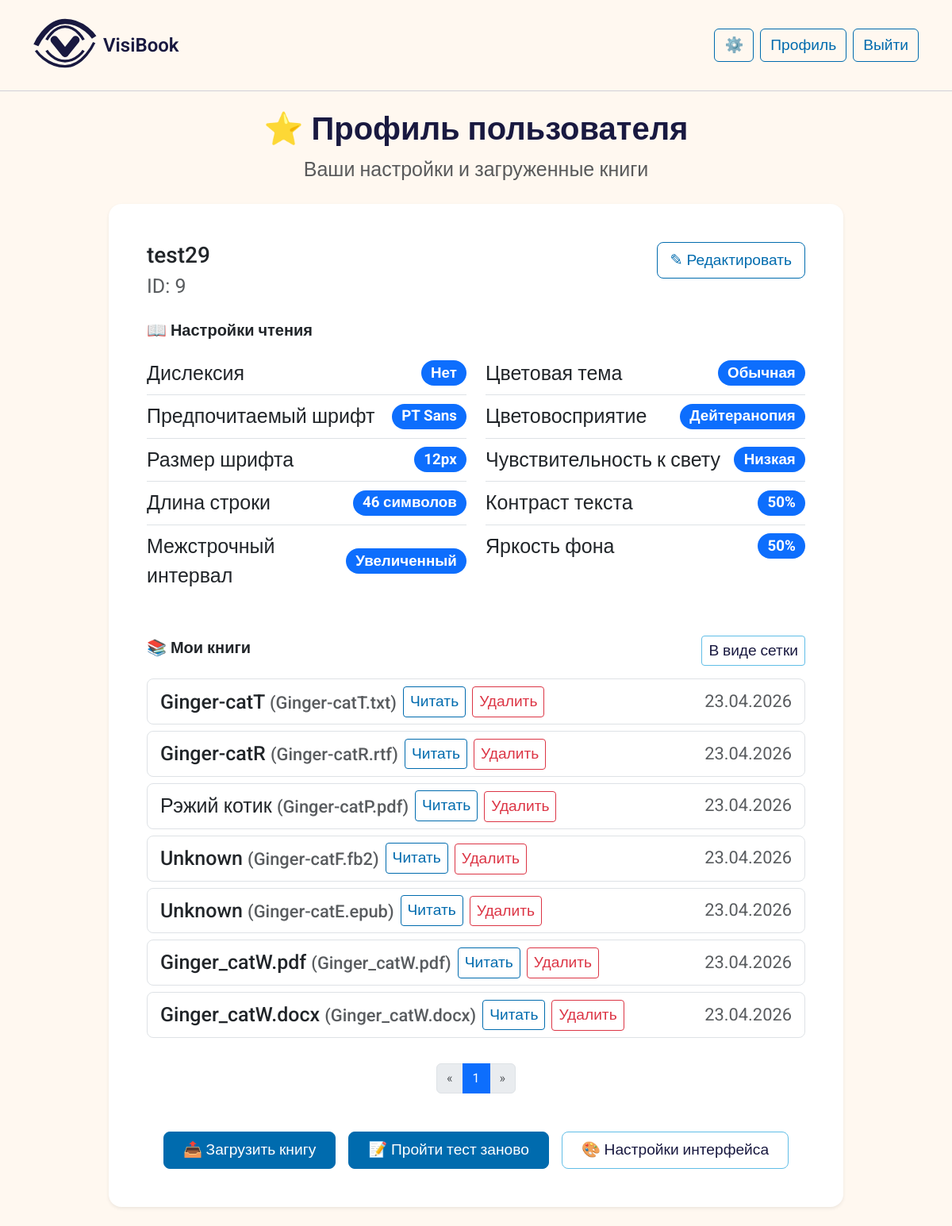
The page /profile/9 (signed in) on the database as committed earlier.
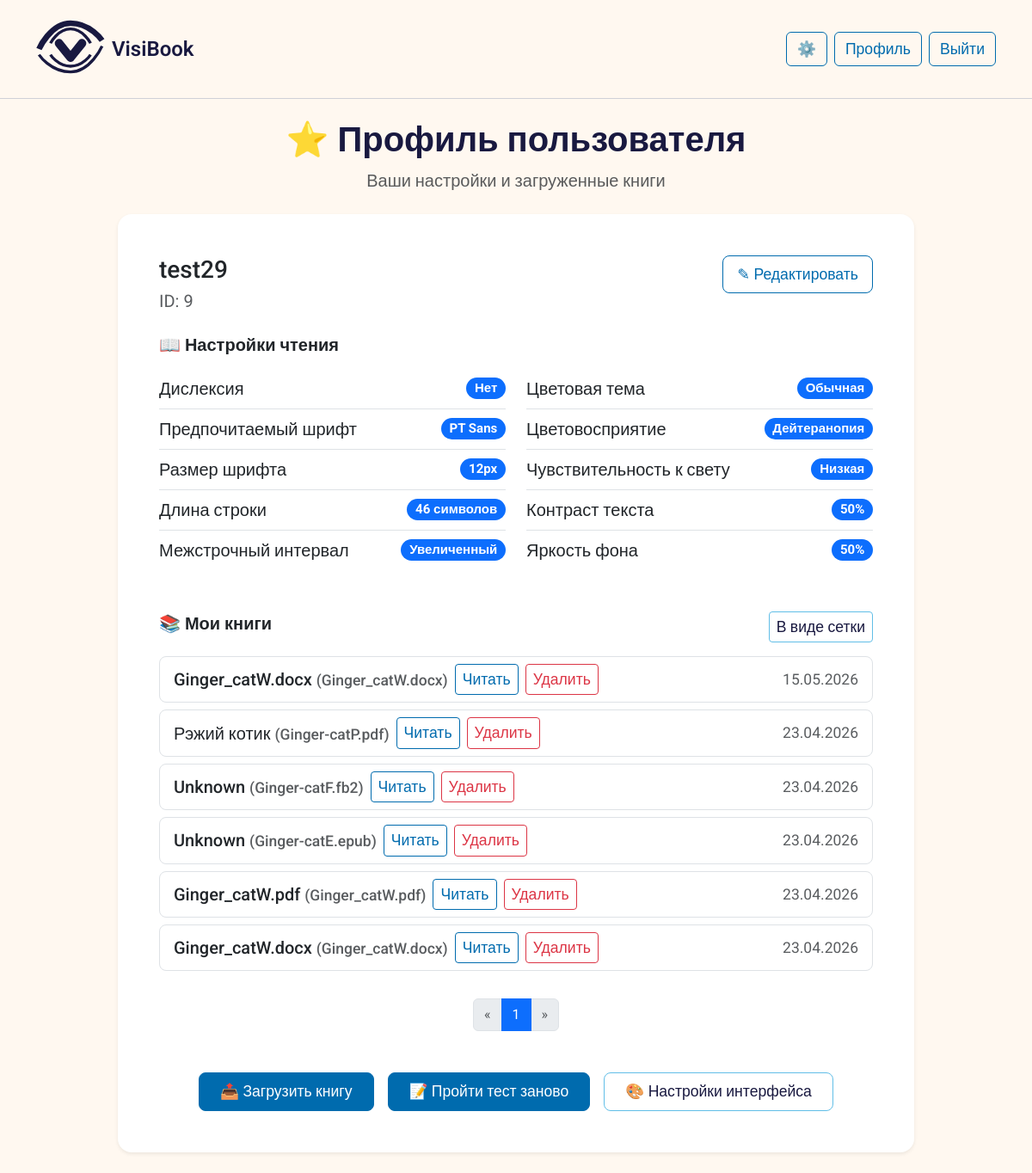
The same page on the database as committed later.
### app.py (models this page shows, shortened)
class User(db.Model):
    id = db.Column(db.Integer, primary_key=True)
    username = db.Column(db.String(80), unique=True, nullable=False, default='user1')
    password_hash = db.Column(db.String(200))
    contrast = db.Column(db.String(20))       # 'high', 'medium', 'low'
    color_vision = db.Column(db.String(20))   # 'normal', 'deutan', 'protan', 'tritan'
    font_pref = db.Column(db.String(20))      # 'small', 'medium', 'large'
    font_size_px = db.Column(db.Integer, default=16)
    theme_pref = db.Column(db.String(20))     # 'light', 'dark', 'sepia', 'high_contrast'
    line_height = db.Column(db.String(20), default='normal')      # 'normal' или 'large'
    color_blindness_type = db.Column(db.String(20), default='none')   # 'none', 'protanopia', 'deuteranopia', 'tritanopia'
    has_dyslexia = db.Column(db.Boolean, default=False)
    light_sensitivity_level = db.Column(db.String(20), default='low')   # 'low', 'medium', 'high'
    preferred_font = db.Column(db.String(50), default='Roboto')
    contrast_sensitivity = db.Column(db.Integer, default=50)
    brightness_preference = db.Column(db.Integer, default=50)
    preferred_line_width_ch = db.Column(db.Integer, default=66)
    ui_theme = db.Column(db.String(20), default='light')      # 'light', 'dark', 'mono'
    ui_font_size = db.Column(db.String(20), default='medium') # 'small', 'medium', 'large'
    created_at = db.Column(db.DateTime, default=datetime.utcnow)

class Book(db.Model):
    id = db.Column(db.Integer, primary_key=True)
    user_id = db.Column(db.Integer, db.ForeignKey('user.id'), nullable=False)
    filename = db.Column(db.String(200), nullable=False)
    file_path = db.Column(db.String(300), nullable=False)
    extracted_html_path = db.Column(db.String(300))  # путь к сгенерированному HTML
    title = db.Column(db.String(200))  # будет извлечено из метаданных
    uploaded_at = db.Column(db.DateTime, default=datetime.utcnow)
    last_position = db.Column(db.Integer, default=0)
    cover_path = db.Column(db.String(300), nullable=True)  # путь к обложке
    user = db.relationship('User', backref=db.backref('books', lazy=True))

### app.py (the view)
@app.route('/profile/<int:user_id>')
def profile(user_id):
    if 'user_id' not in session:
        return redirect(url_for('login'))
    if session['user_id'] != user_id:
        return "Доступ запрещён", 403
    user = User.query.get_or_404(user_id)
    page = request.args.get('page', 1, type=int)
    per_page = 10
    books_pagination = Book.query.filter_by(user_id=user.id).order_by(Book.uploaded_at.desc()).paginate(page=page, per_page=per_page, error_out=False)
    return render_template('profile.html', user=user, books=books_pagination)

### templates/profile.html (shortened to what this page needs)
{% extends "base.html" %}
{% block content %}
<div class="row justify-content-center">
    <div class="col-lg-10">
        <div class="text-center mb-4">
            <h1 class="fw-semibold">⭐ Профиль пользователя</h1>
            <p class="text-muted">Ваши настройки и загруженные книги</p>
        </div>
        <div class="card border-0 shadow-sm rounded-4 mb-4">
            <div class="card-body p-4 p-md-5">
                <div class="d-flex flex-wrap justify-content-between align-items-start mb-3">
                    <div>
                        <h5 class="card-title mb-1 fs-3">{{ user.username }}</h5>
                        <p class="text-muted mb-0">ID: {{ user.id }}</p>
                    </div>
                    <div class="mt-2 mt-sm-0">
                        <a href="{{ url_for('edit_profile') }}" class="btn btn-outline-primary btn-lg">✎ Редактировать</a>
                    </div>
                </div>
                <h6 class="mt-4 mb-3 fs-5 fw-semibold">📖 Настройки чтения</h6>
                <div class="row g-4">
                    <div class="col-md-6">
                        <ul class="list-group list-group-flush bg-transparent">
                            <li class="list-group-item d-flex justify-content-between align-items-center px-0">
                                Дислексия
                                <span class="badge bg-primary rounded-pill">{{ 'Да' if user.has_dyslexia else 'Нет' }}</span>
                            </li>
                            <li class="list-group-item d-flex justify-content-between align-items-center px-0">
                                Предпочитаемый шрифт
                                <span class="badge bg-primary rounded-pill">{{ user.preferred_font or 'Roboto' }}</span>
                            </li>
                            <li class="list-group-item d-flex justify-content-between align-items-center px-0">
                                Размер шрифта
                                <span class="badge bg-primary rounded-pill">
                                    {{ user.font_size_px or 16 }}px
                                </span>
                            </li>
                            <li class="list-group-item d-flex justify-content-between align-items-center px-0">
                                Длина строки
                                <span class="badge bg-primary rounded-pill">{{ user.preferred_line_width_ch or 66 }} символов</span>
                            </li>
                            <li class="list-group-item d-flex justify-content-between align-items-center px-0">
                                Межстрочный интервал
                                <span class="badge bg-primary rounded-pill">
                                    {% if user.line_height == 'large' %}Увеличенный
                                    {% else %}Обычный{% endif %}
                                </span>
                            </li>
                        </ul>
                    </div>
                    <div class="col-md-6">
                        <ul class="list-group list-group-flush bg-transparent">
                            <li class="list-group-item d-flex justify-content-between align-items-center px-0">
                                Цветовая тема
                                <span class="badge bg-primary rounded-pill">
                                    {% if user.theme_pref == 'normal' %}Обычная
                                    {% elif user.theme_pref == 'high' %}Высокий контраст
                                    {% elif user.theme_pref == 'dark' %}Тёмная
                                    {% elif user.theme_pref == 'sepia' %}Сепия
                                    {% else %}Не указана{% endif %}
                                </span>
                            </li>
                            <li class="list-group-item d-flex justify-content-between align-items-center px-0">
                                Цветовосприятие
                                <span class="badge bg-primary rounded-pill">
                                    {% if user.color_vision == 'normal' %}Нормальное
                                    {% elif user.color_vision == 'deutan' %}Дейтеранопия
                                    {% elif user.color_vision == 'protan' %}Протанопия
                                    {% elif user.color_vision == 'tritan' %}Тританопия
                                    {% else %}Не указано{% endif %}
                                </span>
                            </li>
                            <li class="list-group-item d-flex justify-content-between align-items-center px-0">
                                Чувствительность к свету
                                <span class="badge bg-primary rounded-pill">
                                    {% if user.light_sensitivity_level == 'low' %}Низкая
                                    {% elif user.light_sensitivity_level == 'medium' %}Средняя
                                    {% elif user.light_sensitivity_level == 'high' %}Высокая
                                    {% else %}Не указана{% endif %}
                                </span>
                            </li>
                            <li class="list-group-item d-flex justify-content-between align-items-center px-0">
                                Контраст текста
                                <span class="badge bg-primary rounded-pill">{{ user.contrast_sensitivity or 50 }}%</span>
                            </li>
                            <li class="list-group-item d-flex justify-content-between align-items-center px-0">
                                Яркость фона
                                <span class="badge bg-primary rounded-pill">{{ user.brightness_preference or 50 }}%</span>
                            </li>
                        </ul>
                    </div>
                </div>
                <div class="d-flex justify-content-between align-items-center mt-5 mb-3">
                    <h6 class="fs-5 fw-semibold">📚 Мои книги</h6>
                    <a href="{{ url_for('toggle_books_view') }}" class="btn btn-sm btn-outline-secondary">
                        {% if session.books_view == 'grid' %}В виде списка{% else %}В виде сетки{% endif %}
                    </a>
                </div>
                {% if books.items %}
                    {% if session.books_view == 'grid' %}
                        <div class="books-grid">
                            {% for book in books.items %}
                            <div class="book-card">
                                {% if book.cover_path %}
                                    <img src="{{ url_for('book_cover', book_id=book.id) }}" class="book-cover" alt="Обложка">
                                {% else %}
                                    <div class="book-cover bg-light d-flex align-items-center justify-content-center">
                                        <i class="bi bi-book fs-1 text-secondary"></i>
                                    </div>
                                {% endif %}
                                <div class="book-title" title="{{ book.title }} (файл: {{ book.filename }})">
                                    {{ book.title[:20] }}{% if book.title|length > 20 %}...{% endif %}
                                    <span class="text-muted small">({{ book.filename[:15] }}{% if book.filename|length > 15 %}...{% endif %})</span>
                                </div>
                                <div class="book-actions">
                                    {% if book.extracted_html_path %}
                                        <a href="/read/{{ book.id }}" class="btn btn-sm btn-outline-primary">Читать</a>
                                    {% else %}
                                        <span class="badge bg-warning text-dark">HTML не готов</span>
                                    {% endif %}
                                    <form action="{{ url_for('delete_book', book_id=book.id) }}" method="POST" class="d-inline" onsubmit="return confirm('Удалить книгу? Это действие нельзя отменить.');">
                                        <button type="submit" class="btn btn-sm btn-outline-danger">Удалить</button>
                                    </form>
                                </div>
                                <div class="text-muted small text-center pb-2">{{ book.uploaded_at.strftime('%d.%m.%Y') }}</div>
                            </div>
                            {% endfor %}
                        </div>
                    {% else %}
                        <div class="list-group">
                            {% for book in books.items %}
                            <div class="list-group-item d-flex flex-wrap justify-content-between align-items-center rounded-3 mb-2 border">
                                <div class="d-flex flex-wrap align-items-center gap-2">
                                    <span class="fw-medium" title="{{ book.filename }}">{{ book.title[:40] }} <span class="text-muted small">({{ book.filename[:30] }})</span></span>
                                    {% if book.extracted_html_path %}
                                        <a href="/read/{{ book.id }}" class="btn btn-sm btn-outline-primary">Читать</a>
                                    {% else %}
                                        <span class="badge bg-warning text-dark">HTML не готов</span>
                                    {% endif %}
                                    <form action="{{ url_for('delete_book', book_id=book.id) }}" method="POST" class="d-inline" onsubmit="return confirm('Удалить книгу? Это действие нельзя отменить.');">
                                        <button type="submit" class="btn btn-sm btn-outline-danger">Удалить</button>
                                    </form>
                                </div>
                                <span class="text-muted small">{{ book.uploaded_at.strftime('%d.%m.%Y') }}</span>
                            </div>
                            {% endfor %}
                        </div>
                    {% endif %}
                <nav aria-label="Навигация по книгам">
                    <ul class="pagination justify-content-center mt-4">
                        {% if books.has_prev %}
                            <li class="page-item"><a class="page-link" href="{{ url_for('profile', user_id=user.id, page=books.prev_num) }}">« </a></li>
                        {% else %}
                            <li class="page-item disabled"><span class="page-link">« </span></li>
                        {% endif %}
                        {% for page_num in books.iter_pages(left_edge=1, right_edge=1, left_current=2, right_current=2) %}
                            {% if page_num %}
                                {% if page_num == books.page %}
                                    <li class="page-item active"><span class="page-link">{{ page_num }}</span></li>
                                {% else %}
                                    <li class="page-item"><a class="page-link" href="{{ url_for('profile', user_id=user.id, page=page_num) }}">{{ page_num }}</a></li>
                                {% endif %}
                            {% else %}
                                <li class="page-item disabled"><span class="page-link">...</span></li>
                            {% endif %}
                        {% endfor %}
                        {% if books.has_next %}
                            <li class="page-item"><a class="page-link" href="{{ url_for('profile', user_id=user.id, page=books.next_num) }}"> »</a></li>
                        {% else %}
                            <li class="page-item disabled"><span class="page-link"> »</span></li>
                        {% endif %}
                    </ul>
                </nav>
                {% else %}
                <div class="alert alert-light text-center py-3 rounded-3">
                    <p class="mb-0">У вас пока нет загруженных книг.</p>
                </div>
                {% endif %}
                <div class="d-flex flex-wrap justify-content-center gap-3 mt-5">
                    <a href="/upload/{{ user.id }}" class="btn btn-primary btn-lg px-4">📤 Загрузить книгу</a>
                    <a href="/test" class="btn btn-primary btn-lg px-4">📝 Пройти тест заново</a>
                    <a href="{{ url_for('settings') }}" class="btn btn-outline-secondary btn-lg px-4">🎨 Настройки интерфейса</a>
                </div>
            </div>
        </div>
    </div>
</div>
{% endblock %}

Rows that differ between the two databases and show on the page:
removed Book: title "Ginger-catT", filename "Ginger-catT.txt", uploaded_at "23.04.2026"
removed Book: title "Ginger-catR", filename "Ginger-catR.rtf", uploaded_at "23.04.2026"
added Book: title "Ginger_catW.docx", filename "Ginger_catW.docx", uploaded_at "15.05.2026"
